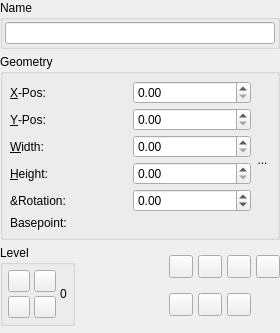
<?xml version="1.0" encoding="UTF-8"?>
<ui version="4.0">
 <class>PropertiesPalette_XYZBase</class>
 <widget class="QWidget" name="PropertiesPalette_XYZBase">
  <property name="geometry">
   <rect>
    <x>0</x>
    <y>0</y>
    <width>280</width>
    <height>333</height>
   </rect>
  </property>
  <property name="windowTitle">
   <string notr="true">Form</string>
  </property>
  <layout class="QVBoxLayout" name="verticalLayout">
   <property name="spacing">
    <number>5</number>
   </property>
   <property name="leftMargin">
    <number>0</number>
   </property>
   <property name="topMargin">
    <number>0</number>
   </property>
   <property name="rightMargin">
    <number>0</number>
   </property>
   <property name="bottomMargin">
    <number>0</number>
   </property>
   <item>
    <widget class="QGroupBox" name="nameGroup">
     <property name="sizePolicy">
      <sizepolicy hsizetype="Preferred" vsizetype="Minimum">
       <horstretch>0</horstretch>
       <verstretch>0</verstretch>
      </sizepolicy>
     </property>
     <property name="title">
      <string>Name</string>
     </property>
     <layout class="QHBoxLayout" name="horizontalLayout">
      <property name="spacing">
       <number>2</number>
      </property>
      <property name="leftMargin">
       <number>2</number>
      </property>
      <property name="topMargin">
       <number>2</number>
      </property>
      <property name="rightMargin">
       <number>2</number>
      </property>
      <property name="bottomMargin">
       <number>2</number>
      </property>
      <item>
       <widget class="NameWidget" name="nameEdit">
        <property name="focusPolicy">
         <enum>Qt::ClickFocus</enum>
        </property>
        <property name="toolTip">
         <string>Name of selected object</string>
        </property>
       </widget>
      </item>
     </layout>
    </widget>
   </item>
   <item>
    <widget class="QGroupBox" name="geoGroup">
     <property name="sizePolicy">
      <sizepolicy hsizetype="Preferred" vsizetype="Minimum">
       <horstretch>0</horstretch>
       <verstretch>0</verstretch>
      </sizepolicy>
     </property>
     <property name="title">
      <string>Geometry</string>
     </property>
     <layout class="QVBoxLayout" name="verticalLayout_2">
      <property name="leftMargin">
       <number>2</number>
      </property>
      <property name="topMargin">
       <number>2</number>
      </property>
      <property name="rightMargin">
       <number>2</number>
      </property>
      <property name="bottomMargin">
       <number>2</number>
      </property>
      <item>
       <layout class="QGridLayout" name="geoGroupLayout">
        <property name="leftMargin">
         <number>5</number>
        </property>
        <property name="topMargin">
         <number>5</number>
        </property>
        <property name="rightMargin">
         <number>5</number>
        </property>
        <property name="bottomMargin">
         <number>5</number>
        </property>
        <property name="spacing">
         <number>4</number>
        </property>
        <item row="0" column="0">
         <widget class="QLabel" name="xposLabel">
          <property name="text">
           <string>&amp;X-Pos:</string>
          </property>
          <property name="buddy">
           <cstring>xposSpin</cstring>
          </property>
         </widget>
        </item>
        <item row="0" column="1">
         <widget class="ScrSpinBox" name="xposSpin">
          <property name="sizePolicy">
           <sizepolicy hsizetype="Minimum" vsizetype="Fixed">
            <horstretch>0</horstretch>
            <verstretch>0</verstretch>
           </sizepolicy>
          </property>
          <property name="toolTip">
           <string>Horizontal position of current basepoint</string>
          </property>
         </widget>
        </item>
        <item row="2" column="0">
         <widget class="QLabel" name="widthLabel">
          <property name="text">
           <string>&amp;Width:</string>
          </property>
          <property name="buddy">
           <cstring>widthSpin</cstring>
          </property>
         </widget>
        </item>
        <item row="1" column="0">
         <widget class="QLabel" name="yposLabel">
          <property name="text">
           <string>&amp;Y-Pos:</string>
          </property>
          <property name="buddy">
           <cstring>yposSpin</cstring>
          </property>
         </widget>
        </item>
        <item row="1" column="1">
         <widget class="ScrSpinBox" name="yposSpin">
          <property name="toolTip">
           <string>Vertical position of current basepoint</string>
          </property>
         </widget>
        </item>
        <item row="2" column="1">
         <widget class="ScrSpinBox" name="widthSpin">
          <property name="toolTip">
           <string>Width of current selection</string>
          </property>
         </widget>
        </item>
        <item row="3" column="0">
         <widget class="QLabel" name="heightLabel">
          <property name="text">
           <string>&amp;Height:</string>
          </property>
          <property name="buddy">
           <cstring>heightSpin</cstring>
          </property>
         </widget>
        </item>
        <item row="3" column="1">
         <widget class="ScrSpinBox" name="heightSpin">
          <property name="toolTip">
           <string>Height of current selection</string>
          </property>
         </widget>
        </item>
        <item row="4" column="0">
         <widget class="QLabel" name="rotationLabel">
          <property name="text">
           <string>&amp;Rotation:</string>
          </property>
         </widget>
        </item>
        <item row="4" column="1">
         <widget class="ScrSpinBox" name="rotationSpin">
          <property name="toolTip">
           <string>Rotation of object at current basepoint</string>
          </property>
          <property name="wrapping">
           <bool>true</bool>
          </property>
         </widget>
        </item>
        <item row="5" column="0">
         <widget class="QLabel" name="basepointLabel">
          <property name="toolTip">
           <string>Point from which measurements or rotation angles are referenced</string>
          </property>
          <property name="text">
           <string>Basepoint:</string>
          </property>
         </widget>
        </item>
        <item row="5" column="1">
         <widget class="BasePointWidget" name="basePointWidget" native="true"/>
        </item>
        <item row="2" column="2" rowspan="2">
         <widget class="LinkButton" name="keepFrameWHRatioButton">
          <property name="maximumSize">
           <size>
            <width>15</width>
            <height>32767</height>
           </size>
          </property>
          <property name="toolTip">
           <string>Keep the aspect ratio</string>
          </property>
          <property name="text">
           <string>...</string>
          </property>
          <property name="checkable">
           <bool>true</bool>
          </property>
          <property name="autoRaise">
           <bool>true</bool>
          </property>
         </widget>
        </item>
       </layout>
      </item>
     </layout>
    </widget>
   </item>
   <item>
    <layout class="QHBoxLayout" name="horizontalLayout_2">
     <item>
      <widget class="QGroupBox" name="levelGroup">
       <property name="title">
        <string>Level</string>
       </property>
       <layout class="QGridLayout" name="gridLayout">
        <property name="leftMargin">
         <number>5</number>
        </property>
        <property name="topMargin">
         <number>5</number>
        </property>
        <property name="rightMargin">
         <number>5</number>
        </property>
        <property name="bottomMargin">
         <number>5</number>
        </property>
        <property name="spacing">
         <number>4</number>
        </property>
        <item row="0" column="0">
         <widget class="QToolButton" name="levelUp">
          <property name="maximumSize">
           <size>
            <width>22</width>
            <height>22</height>
           </size>
          </property>
          <property name="toolTip">
           <string>Move one level up</string>
          </property>
          <property name="text">
           <string/>
          </property>
         </widget>
        </item>
        <item row="1" column="0">
         <widget class="QToolButton" name="levelDown">
          <property name="maximumSize">
           <size>
            <width>22</width>
            <height>22</height>
           </size>
          </property>
          <property name="toolTip">
           <string>Move one level down</string>
          </property>
          <property name="text">
           <string/>
          </property>
         </widget>
        </item>
        <item row="0" column="1">
         <widget class="QToolButton" name="levelTop">
          <property name="maximumSize">
           <size>
            <width>22</width>
            <height>22</height>
           </size>
          </property>
          <property name="toolTip">
           <string>Move to front</string>
          </property>
          <property name="text">
           <string/>
          </property>
         </widget>
        </item>
        <item row="1" column="1">
         <widget class="QToolButton" name="levelBottom">
          <property name="maximumSize">
           <size>
            <width>22</width>
            <height>22</height>
           </size>
          </property>
          <property name="toolTip">
           <string>Move to back</string>
          </property>
          <property name="text">
           <string/>
          </property>
         </widget>
        </item>
        <item row="0" column="2" rowspan="2">
         <widget class="QLabel" name="levelLabel">
          <property name="toolTip">
           <string>Indicates the level the object is on, 1 means the object is at the bottom</string>
          </property>
          <property name="text">
           <string>0</string>
          </property>
         </widget>
        </item>
       </layout>
      </widget>
     </item>
     <item>
      <spacer name="horizontalSpacer">
       <property name="orientation">
        <enum>Qt::Horizontal</enum>
       </property>
       <property name="sizeHint" stdset="0">
        <size>
         <width>40</width>
         <height>20</height>
        </size>
       </property>
      </spacer>
     </item>
     <item>
      <layout class="QGridLayout" name="gridLayout_2">
       <item row="0" column="0">
        <widget class="QToolButton" name="doGroup">
         <property name="toolTip">
          <string>Group the selected objects</string>
         </property>
         <property name="text">
          <string/>
         </property>
        </widget>
       </item>
       <item row="1" column="0">
        <widget class="QToolButton" name="doUnGroup">
         <property name="toolTip">
          <string>Ungroup the selected group</string>
         </property>
         <property name="text">
          <string/>
         </property>
        </widget>
       </item>
       <item row="0" column="1">
        <widget class="QToolButton" name="flipH">
         <property name="toolTip">
          <string>Flip horizontally</string>
         </property>
         <property name="text">
          <string/>
         </property>
        </widget>
       </item>
       <item row="1" column="1">
        <widget class="QToolButton" name="flipV">
         <property name="toolTip">
          <string>Flip vertically</string>
         </property>
         <property name="text">
          <string/>
         </property>
        </widget>
       </item>
       <item row="0" column="2">
        <widget class="QToolButton" name="doLock">
         <property name="toolTip">
          <string>Lock or unlock the object</string>
         </property>
         <property name="text">
          <string/>
         </property>
        </widget>
       </item>
       <item row="1" column="2">
        <widget class="QToolButton" name="noPrint">
         <property name="toolTip">
          <string>Enable or disable exporting of the object</string>
         </property>
         <property name="text">
          <string/>
         </property>
        </widget>
       </item>
       <item row="0" column="3">
        <widget class="QToolButton" name="noResize">
         <property name="toolTip">
          <string>Lock or unlock the size of the object</string>
         </property>
         <property name="text">
          <string/>
         </property>
        </widget>
       </item>
      </layout>
     </item>
    </layout>
   </item>
   <item>
    <spacer name="verticalSpacer">
     <property name="orientation">
      <enum>Qt::Vertical</enum>
     </property>
     <property name="sizeHint" stdset="0">
      <size>
       <width>20</width>
       <height>40</height>
      </size>
     </property>
    </spacer>
   </item>
  </layout>
 </widget>
 <customwidgets>
  <customwidget>
   <class>NameWidget</class>
   <extends>QLineEdit</extends>
   <header>ui/propertiespalette_utils.h</header>
  </customwidget>
  <customwidget>
   <class>ScrSpinBox</class>
   <extends>QDoubleSpinBox</extends>
   <header>ui/scrspinbox.h</header>
  </customwidget>
  <customwidget>
   <class>BasePointWidget</class>
   <extends>QWidget</extends>
   <header>ui/basepointwidget.h</header>
   <container>1</container>
  </customwidget>
  <customwidget>
   <class>LinkButton</class>
   <extends>QToolButton</extends>
   <header>ui/linkbutton.h</header>
  </customwidget>
 </customwidgets>
 <resources/>
 <connections/>
</ui>
